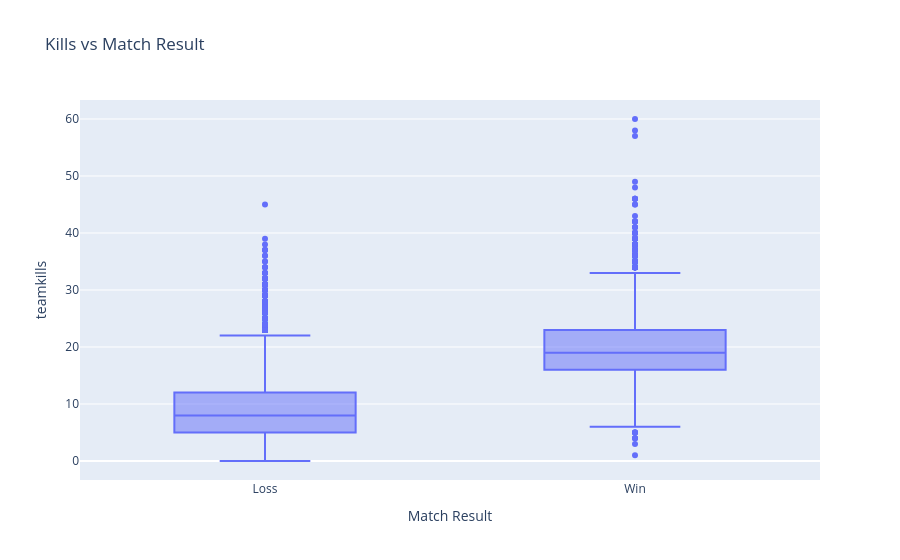

Here is the notebook cell this chart was saved with:
### Markdown cell above
#### Kills vs Win

### Code cell
fig_kills_win = px.box(
    lol_team,
    x='match_result',
    y='teamkills',
    title='Kills vs Match Result',
    labels={
        'match_result': 'Match Result',
        'kills': 'Kills'
    }
)
fig_kills_win.show()

### Figure 1 — Plotly figure (JSON) as saved in the notebook; plotly's stock layout.template omitted (floating-point values rounded to 4 significant figures; data arrays with more than 128 entries replaced by an {"elided": "..."} marker saying what was removed)
{"data": [{"alignmentgroup": "True", "hovertemplate": "Match Result=%{x}<br>teamkills=%{y}<extra></extra>", "legendgroup": "", "marker": {"color": "#636efa"}, "name": "", "notched": false, "offsetgroup": "", "orientation": "v", "showlegend": false, "type": "box", "x": {"elided": "25058 str values"}, "x0": " ", "xaxis": "x", "y": {"elided": "25058 int values"}, "y0": " ", "yaxis": "y"}], "layout": {"boxmode": "group", "legend": {"tracegroupgap": 0}, "title": {"text": "Kills vs Match Result"}, "xaxis": {"anchor": "y", "domain": [0, 1], "title": {"text": "Match Result"}}, "yaxis": {"anchor": "x", "domain": [0, 1], "title": {"text": "teamkills"}}}}
